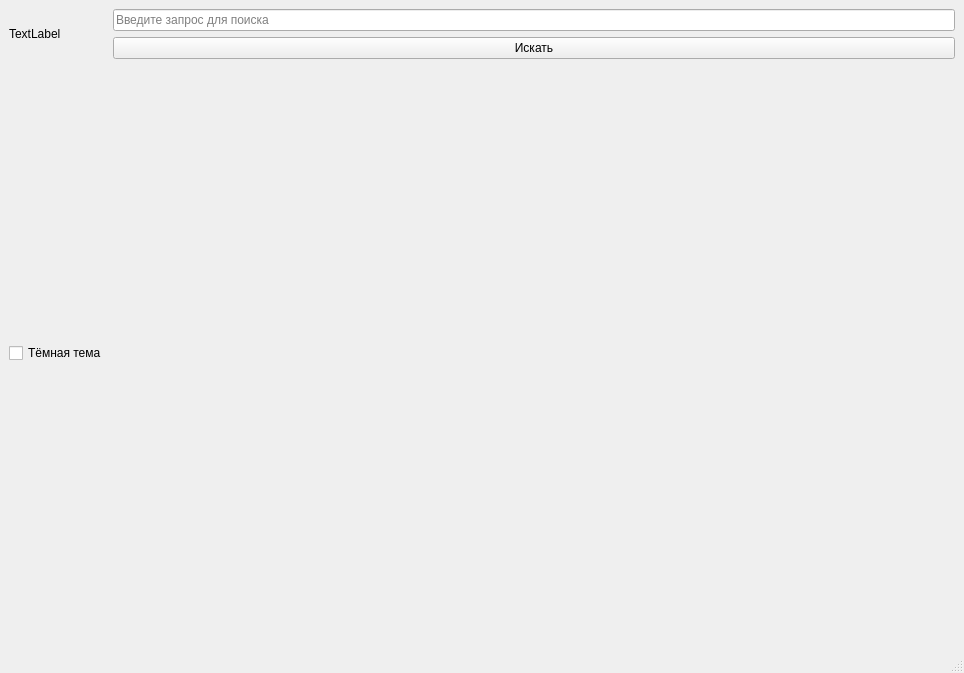
<?xml version="1.0" encoding="UTF-8"?>
<ui version="4.0">
 <class>MainWindow</class>
 <widget class="QMainWindow" name="MainWindow">
  <property name="geometry">
   <rect>
    <x>0</x>
    <y>0</y>
    <width>964</width>
    <height>673</height>
   </rect>
  </property>
  <property name="windowTitle">
   <string>Отображение карты</string>
  </property>
  <widget class="QWidget" name="centralwidget">
   <layout class="QGridLayout" name="gridLayout">
    <item row="0" column="0">
     <widget class="QLabel" name="g_map">
      <property name="text">
       <string>TextLabel</string>
      </property>
     </widget>
    </item>
    <item row="1" column="0">
     <widget class="QCheckBox" name="toggleTheme">
      <property name="text">
       <string>Тёмная тема</string>
      </property>
     </widget>
    </item>
    <item row="1" column="0">
     <spacer name="verticalSpacer">
      <property name="orientation">
       <enum>Qt::Vertical</enum>
      </property>
      <property name="sizeHint" stdset="0">
       <size>
        <width>20</width>
        <height>40</height>
       </size>
      </property>
     </spacer>
    </item>
    <item row="0" column="1">
     <layout class="QVBoxLayout" name="searchLayout">
      <item>
       <widget class="QLineEdit" name="searchLineEdit">
        <property name="placeholderText">
         <string>Введите запрос для поиска</string>
        </property>
       </widget>
      </item>
      <item>
       <widget class="QPushButton" name="searchButton">
        <property name="text">
         <string>Искать</string>
        </property>
       </widget>
      </item>
     </layout>
    </item>
    <item row="0" column="1">
     <spacer name="horizontalSpacer">
      <property name="orientation">
       <enum>Qt::Horizontal</enum>
      </property>
      <property name="sizeHint" stdset="0">
       <size>
        <width>40</width>
        <height>20</height>
       </size>
      </property>
     </spacer>
    </item>
   </layout>
  </widget>
  <widget class="QMenuBar" name="menubar">
   <property name="geometry">
    <rect>
     <x>0</x>
     <y>0</y>
     <width>964</width>
     <height>21</height>
    </rect>
   </property>
  </widget>
  <widget class="QStatusBar" name="statusbar"/>
 </widget>
 <resources/>
 <connections/>
</ui>
